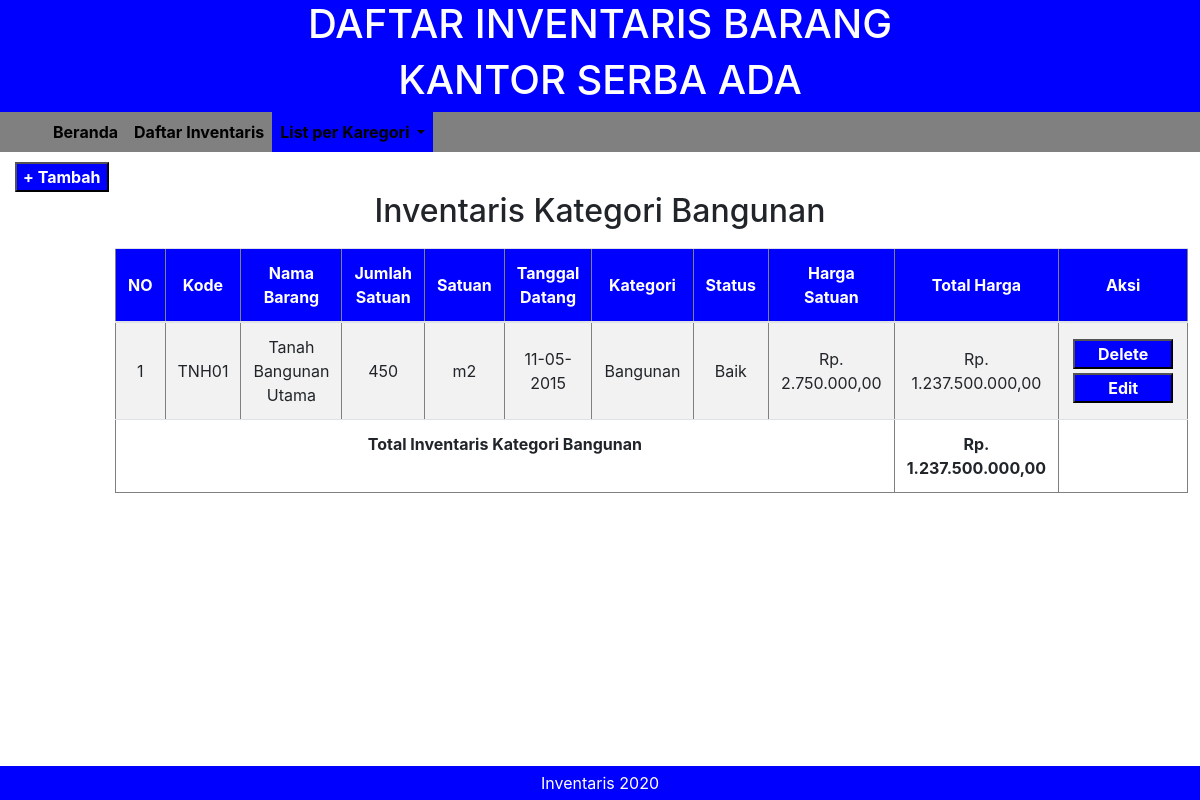
The app's page /showby.php?kategori=Bangunan (signed in) with its own data.
### tables this page shows
CREATE TABLE `inventaris` (
  `kode_barang` varchar(10) NOT NULL,
  `nama_barang` varchar(30) NOT NULL,
  `jumlah` int(11) NOT NULL,
  `satuan` varchar(15) NOT NULL,
  `tgl_datang` date NOT NULL,
  `kategori` varchar(20) NOT NULL,
  `status_barang` varchar(20) NOT NULL,
  `harga` int(20) NOT NULL
);

### functions.php (called while the page is built, shortened)
<?php
	$db = mysqli_connect("localhost","root","","responsi");
	function read($query){
		global $db;
		$result = mysqli_query($db, $query);
		$rows = [];
		while($row = mysqli_fetch_object($result)){
			$rows[] = $row;
		}
		return $rows;
	}
?>

### showby.php (the view, shortened to what this page needs)
<?php
  require 'functions.php';
  $kategori = $_GET["kategori"];
  $dt = read("SELECT * FROM inventaris WHERE kategori = '$kategori'");
?>
<!DOCTYPE html>
<html lang="en">
<head>
  <link href="vendor/style.css" rel="stylesheet">
  <link href="vendor/bootstrap/css/bootstrap.min.css" rel="stylesheet">
</head>
<body>
  <div class="top-header cf">
    <header>
      <center>
        <h1>DAFTAR INVENTARIS BARANG</h1>
        <h1>KANTOR SERBA ADA</h1>
      </center>
    </header>
  </div>
  <nav class="navbar navbar-expand-lg navbar-dark">
    <div class="container">
      <div class="collapse navbar-collapse" id="navbarResponsive">
        <ul class="navbar-nav mr-auto" class="color-me">
          <li class="nav-item">
            <a class="nav-link" href="index.php">Beranda
            </a>
          </li>
          <li class="nav-item">
            <a class="nav-link" href="daftar_inventaris.php">Daftar Inventaris
            </a>
          </li>
          <li class="nav-item dropdown active">
						<a class="nav-link dropdown-toggle" href="#" id="navbarDropdown" role="button" data-toggle="dropdown" aria-haspopup="true" aria-expanded="false">
							List per Karegori
						</a>
					</li>
        </ul>
      </div>
    </div>
  </nav>
  <footer>
    <center>
      Inventaris 2020
    </center>
  </footer>
  <div class="col-lg-12">
    <div class="row">
      <div class="col-lg-12">
        <button class="btn-work" style="margin-top: 10px;">
          <a href="input.php" style="color: white; text-decoration: none; font-weight: bold;">+ Tambah</a>
        </button>
      </div>
      <div class="col-lg-12">
        <center>
          <h2>Inventaris Kategori <?= $kategori; ?></h2>
        </center>
      </div>
      <div class = "offset-1 col-lg-11 text-center" style="margin-top: 10px;">
        <table cellpadding="10" cellspacing="0" border="1" class="table text-center table-striped">
          <thead style="background-color: blue; color: white;">
            <tr>
              <th class="align-middle">NO</th>
              <th class="align-middle">Kode</th>
              <th class="align-middle">Nama Barang</th>
              <th class="align-middle">Jumlah Satuan</th>
              <th class="align-middle">Satuan</th>
              <th class="align-middle">Tanggal Datang</th>
              <th class="align-middle">Kategori</th>
              <th class="align-middle">Status</th>
              <th class="align-middle">Harga Satuan</th>
              <th class="align-middle">Total Harga</th>
              <th class="align-middle">Aksi</th>
            </tr>
          </thead>
          <?php $i = 1;?>
          <tbody>
            <?php $harga;$jumlah;$total;$totalinventaris = 0;
              function rupiah($harga){
                $hasil_rupiah = "Rp. ".number_format($harga,2,',','.');
                return $hasil_rupiah;
              }
            ?>
            <?php foreach ($dt as $data) : ?>
              <tr>
                <?php
                  $harga = $data -> harga;
                  $jumlah = $data -> jumlah;
                  $total = $harga*$jumlah;
                  $newDate = date("d-m-Y", strtotime($data -> tgl_datang));
                ?>
                <td class="align-middle"> <?= $i++; 										?> </td>
                <td class="align-middle">	<?= $data -> kode_barang;			?> </td>
                <td class="align-middle"> <?= $data -> nama_barang; 		?> </td>
                <td class="align-middle"> <?= $data -> jumlah;				 	?> </td>
                <td class="align-middle"> <?= $data -> satuan; 				  ?> </td>
                <td class="align-middle"> <?= $newDate;            			?> </td>
                <td class="align-middle"> <?= $data -> kategori; 				?> </td>
                <td class="align-middle"> <?= $data -> status_barang; 	?> </td>
                <td class="align-middle"> <?= rupiah($harga);	          ?> </td>
                <td class="align-middle"> <?= rupiah($total);           ?> </td>
                <?php $totalinventaris += $total ?>
                <td width="110px" class="align-middle">
                  <form action="confirm.php" method="post">
                    <button class="btn-work" style="width: 100px; margin : 2px; color: white;font-weight: bold;" type="submit" >Delete</button>
                  </form>
                  <form action="update.php" method="post">
                    <button class="btn-work" style="width: 100px; margin : 2px ;color: white;font-weight: bold;" type="submit">Edit</button>
                  </form>
                </td>
              </tr>
            <?php endforeach; ?>
            <tr>
              <td colspan='9' style="font-weight: bold;">
                Total Inventaris Kategori <?= $kategori; ?>
              </td>
              <td style="font-weight: bold;"><?= rupiah($totalinventaris)  ?></td>
              <td></td>
            </tr>
          </tbody>
        </table>
      </div>
    </div>
  </div>
</body>
</html>

### records on screen
inventaris: kode_barang "TNH01", nama_barang "Tanah Bangunan Utama", jumlah "450", satuan "m2", tgl_datang "11-05-2015", kategori "Bangunan", status_barang "Baik", harga "Rp. 2.750.000,00", rupiah($total) "Rp. 1.237.500.000,00"

### other values on screen
$kategori "Bangunan"
rupiah($totalinventaris) "Rp. 1.237.500.000,00"
